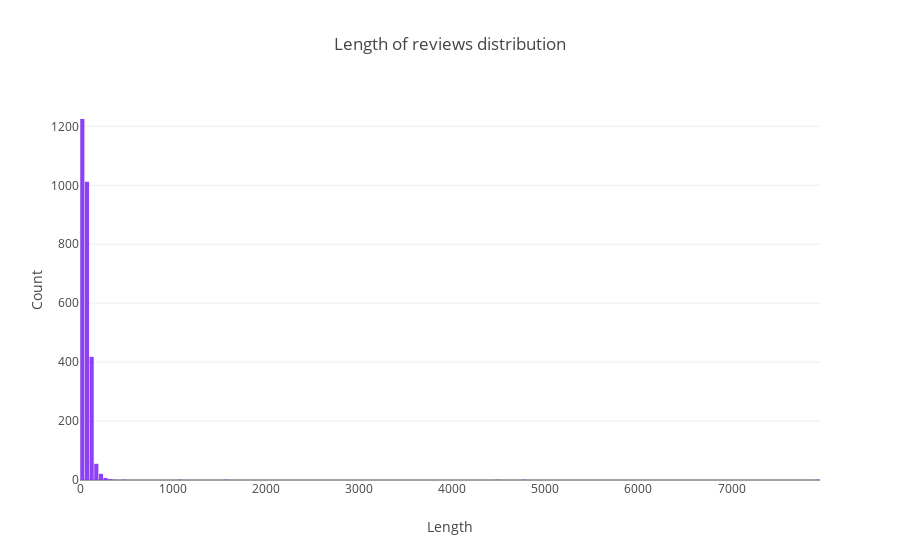

Write notebook code for a chart like this one.
### Markdown cell above
Note, that the average length of the review is 72 symbol, but it can deviate by 201 symbols very often. Also, we have some review with more than 7900 symbols. It seems, that there are some very short reviews because the shortest sentence has only 7 symbols and also the standard deviation and the mean points on this.

Let's also build a histogram which the distribution of the length of the reviews. We can see that most of reviews have the length between 1 and 50 symbols. There are many reviews in the 50-100 symbols range. Almost all reviews have the length less than 300 symbols.

### Code cell
data = [go.Histogram(x=lens, xbins=dict(start=0, end=8000, size=50), marker=dict(color='#8c42f4'))]
layout = go.Layout(
    title='Length of reviews distribution',
    xaxis=dict(
        title='Length'
    ),
    yaxis=dict(
        title='Count'
    ),
    bargap=0.1)

fig = go.Figure(data=data, layout=layout)

py.iplot(fig, filename='length histogram')

### Figure 1 — Plotly figure (JSON) as saved in the notebook; plotly's stock layout.template omitted (floating-point values rounded to 4 significant figures; data arrays with more than 128 entries replaced by an {"elided": "..."} marker saying what was removed)
{"data": [{"marker": {"color": "#8c42f4"}, "type": "histogram", "x": {"elided": "2748 int values"}, "xbins": {"end": 8000, "size": 50, "start": 0}}], "layout": {"bargap": 0.1, "title": "Length of reviews distribution", "xaxis": {"title": "Length"}, "yaxis": {"title": "Count"}}}
